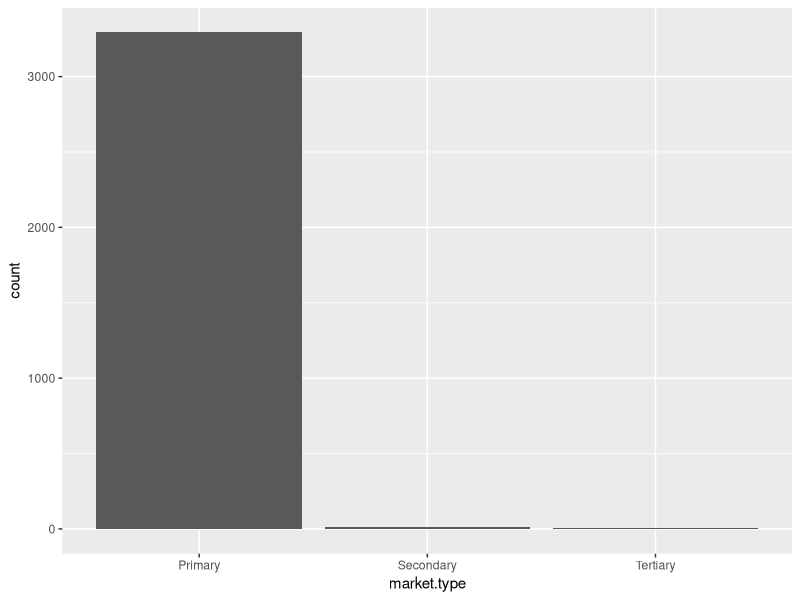
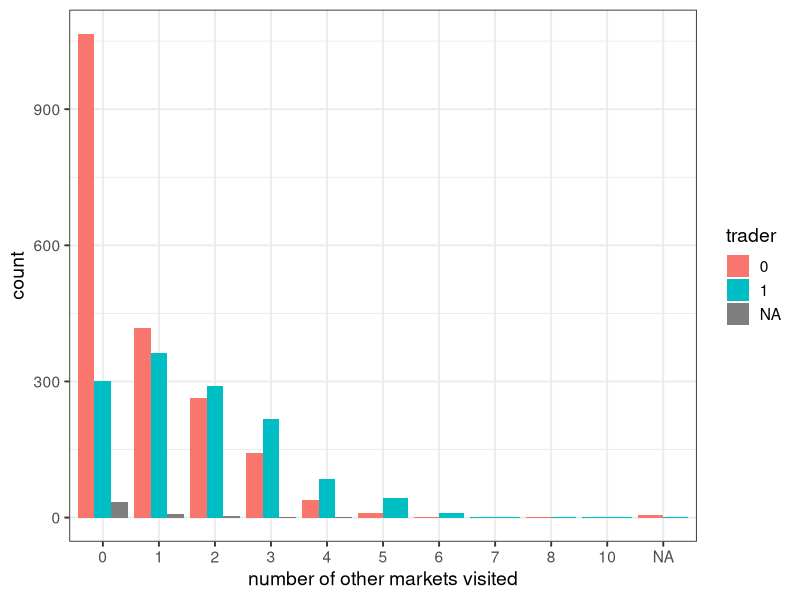

Write the R code that produced these figures, in order.
# mrktc analysis -- 
library(readr)
library(tidyverse)

# load tanzania data for market c general info and activities surveys
mrktc_generalinfo <- read_csv("tanzania_data/mrktc_generalinfo_tanzania.csv")
lkpmrkt_type <- read_csv("ecopprmarketscsvs/mrktc_lkpmrkt_type.csv")

colnames(mrktc_generalinfo)

# Market Details: name, location

mrktc_details <- mrktc_generalinfo %>%
  select("fid.see.mrktc.idtable.",
         "country.see.mrkta.lkpcountry.",
         "district.region.see.mrkta.lkpregion.",
         "ward.see.mrkta.lkpward.",
         "village",
         "name.of.market",
         "type.of.market.see.mrktc.lkpmrkt.type."
         )

# clean text variables

mrktc_details <- mrktc_details %>%
  mutate(
    "name.of.market" = tolower(`name.of.market`), # lowercase
    "name.of.market" = gsub("[[:punct:]]", " ", `name.of.market`), # remove punctuation
    "name.of.market" = trimws(`name.of.market`), #trim leading and trailing spaces
    "name.of.market" = gsub("\\s+", ".", `name.of.market`)# replace 1+ spaces with "."
  )  %>% 
  mutate(
    "village" = tolower(`village`), # lowercase
    "village" = gsub("[[:punct:]]", " ", `village`), # remove punctuation
    "village" = trimws(`village`),
    "village" = gsub("\\s+", ".", `village`)
  )
  


mrktc_details %>% group_by(name.of.market) %>% count() %>% View()
mrktc_details %>% group_by(village) %>% count() %>% View()

# number of markets in each district / ward / village

mrktc_details %>% 
  group_by(village,name.of.market) %>% 
  count() %>% 
  View() %>% 
  group_by(village) %>% 
  count() %>% 
  View()


## TYPE OF MARKET ##

mrktc_mrkttype <- mrktc_generalinfo %>%
  select(name.of.market, 
         "market.type.code" = type.of.market.see.mrktc.lkpmrkt.type.) %>%
  left_join(lkpmrkt_type %>% select(Code, "market.type" = Description),
            by = c("market.type.code" = "Code"))

mrktc_mrkttype %>% group_by(market.type) %>% count() %>% View()

ggplot(mrktc_mrkttype, aes(market.type))+
  geom_bar(stat = "count")


## MARKET INTERACTIONS ##
# have you visited other markets in last 1 month?

mrktc_mrktvisits <- mrktc_generalinfo %>%
  select("other.market.visited"= "13.have.you.visited.other.markets.to.sell.or.buy.sheep.and.goats.in.the.past.one.month.",
  "number.markets.visited" ="number.of.other.markets.you.have.visited.to.sell.or.buy.sheep.and.goats.in.the.past.one.month",
  "trader" = "researcher.is.this.person.a.trader.meaning.they.buy.and.sell.animals.as.a.business.") %>%
  mutate(number.markets.visited = ifelse(`other.market.visited`==0, 0,`number.markets.visited`),
         # trader = ifelse(trader==1,"yes", ifelse(trader==0,"no",NA))
         )

ggplot(mrktc_mrktvisits, aes(factor(number.markets.visited), group = trader, fill= factor(trader)))+
  geom_bar(stat="count", position = "dodge")+
  labs(x="number of other markets visited",
       fill = "trader")+
  theme_bw(base_size = 14)

